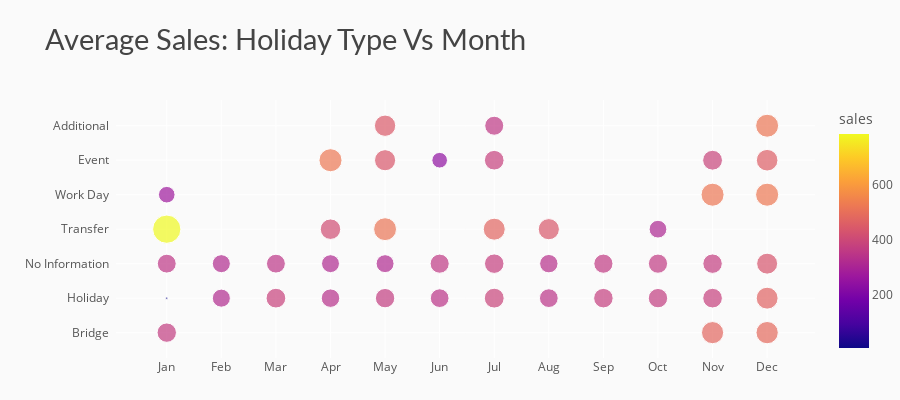

Notebook code cell kept with this figure:
### Code cell
# data
month_holiday = df_train.groupby(['month','holiday_type'])['sales'].mean().reset_index()
month_holiday['sales'] = round(month_holiday['sales'], 2)

# visualization
fig = px.scatter(month_holiday, x='month', y='holiday_type', color='sales', size='sales',
                    color_discrete_sequence=px.colors.qualitative.Pastel,
                    title="Average Sales: Holiday Type Vs Month")

# styling
fig.update_yaxes(ticksuffix='  ')
fig.update_xaxes(tickmode = 'array', tickvals=[i for i in range(1,13)], 
                 ticktext=['Jan','Feb','Mar','Apr','May','Jun','Jul','Aug','Sep','Oct','Nov','Dec'])
fig.update_layout(height=400, xaxis_title='', yaxis_title='',
                  margin=dict(b=0),
                  plot_bgcolor='#fafafa', paper_bgcolor='#fafafa',
                  title_font=dict(size=29, color='#444', family="Lato, sans-serif"),
                  font=dict(color='#555'), 
                  hoverlabel=dict(bgcolor="#f2f2f2", font_size=13, font_family="Lato, sans-serif"))
fig.show()

### Figure 1 — Plotly figure (JSON) as saved in the notebook; plotly's stock layout.template omitted (floating-point values rounded to 4 significant figures)
{"data": [{"hovertemplate": "month=%{x}<br>holiday_type=%{y}<br>sales=%{marker.color}<extra></extra>", "legendgroup": "", "marker": {"color": [369.1, 5.88, 351.7, 786.9, 271.3, 320.5, 320.9, 383.9, 350.3, 523.3, 336.4, 317.1, 413.6, 447.1, 439.8, 370.4, 318.3, 515.5, 240.7, 344.5, 359.6, 356.0, 381.2, 388.7, 374.3, 475.8, 345.4, 333.9, 441.1, 375.2, 361.9, 369.9, 362.8, 310.1, 481.7, 388.0, 380.4, 372.2, 521.8, 518.4, 489.4, 458.7, 471.6, 433.2, 525], "coloraxis": "coloraxis", "size": [369.1, 5.88, 351.7, 786.9, 271.3, 320.5, 320.9, 383.9, 350.3, 523.3, 336.4, 317.1, 413.6, 447.1, 439.8, 370.4, 318.3, 515.5, 240.7, 344.5, 359.6, 356.0, 381.2, 388.7, 374.3, 475.8, 345.4, 333.9, 441.1, 375.2, 361.9, 369.9, 362.8, 310.1, 481.7, 388.0, 380.4, 372.2, 521.8, 518.4, 489.4, 458.7, 471.6, 433.2, 525], "sizemode": "area", "sizeref": 1.967, "symbol": "circle"}, "mode": "markers", "name": "", "orientation": "h", "showlegend": false, "type": "scatter", "x": [1, 1, 1, 1, 1, 2, 2, 3, 3, 4, 4, 4, 4, 5, 5, 5, 5, 5, 6, 6, 6, 7, 7, 7, 7, 7, 8, 8, 8, 9, 9, 10, 10, 10, 11, 11, 11, 11, 11, 12, 12, 12, 12, 12, 12], "xaxis": "x", "y": ["Bridge", "Holiday", "No Information", "Transfer", "Work Day", "Holiday", "No Information", "Holiday", "No Information", "Event", "Holiday", "No Information", "Transfer", "Additional", "Event", "Holiday", "No Information", "Transfer", "Event", "Holiday", "No Information", "Additional", "Event", "Holiday", "No Information", "Transfer", "Holiday", "No Information", "Transfer", "Holiday", "No Information", "Holiday", "No Information", "Transfer", "Bridge", "Event", "Holiday", "No Information", "Work Day", "Additional", "Bridge", "Event", "Holiday", "No Information", "Work Day"], "yaxis": "y"}], "layout": {"coloraxis": {"colorbar": {"title": {"text": "sales"}}, "colorscale": [[0, "#0d0887"], [0.1111, "#46039f"], [0.2222, "#7201a8"], [0.3333, "#9c179e"], [0.4444, "#bd3786"], [0.5556, "#d8576b"], [0.6667, "#ed7953"], [0.7778, "#fb9f3a"], [0.8889, "#fdca26"], [1, "#f0f921"]]}, "font": {"color": "#555"}, "height": 400, "hoverlabel": {"bgcolor": "#f2f2f2", "font": {"family": "Lato, sans-serif", "size": 13}}, "legend": {"itemsizing": "constant", "tracegroupgap": 0}, "margin": {"b": 0}, "paper_bgcolor": "#fafafa", "plot_bgcolor": "#fafafa", "title": {"font": {"color": "#444", "family": "Lato, sans-serif", "size": 29}, "text": "Average Sales: Holiday Type Vs Month"}, "xaxis": {"anchor": "y", "domain": [0, 1], "tickmode": "array", "ticktext": ["Jan", "Feb", "Mar", "Apr", "May", "Jun", "Jul", "Aug", "Sep", "Oct", "Nov", "Dec"], "tickvals": [1, 2, 3, 4, 5, 6, 7, 8, 9, 10, 11, 12], "title": {"text": ""}}, "yaxis": {"anchor": "x", "domain": [0, 1], "ticksuffix": "  ", "title": {"text": ""}}}}
